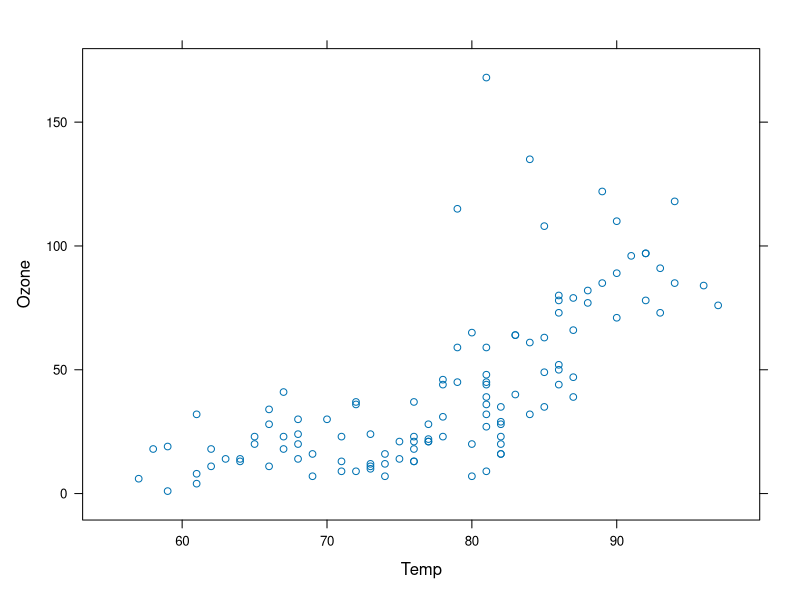
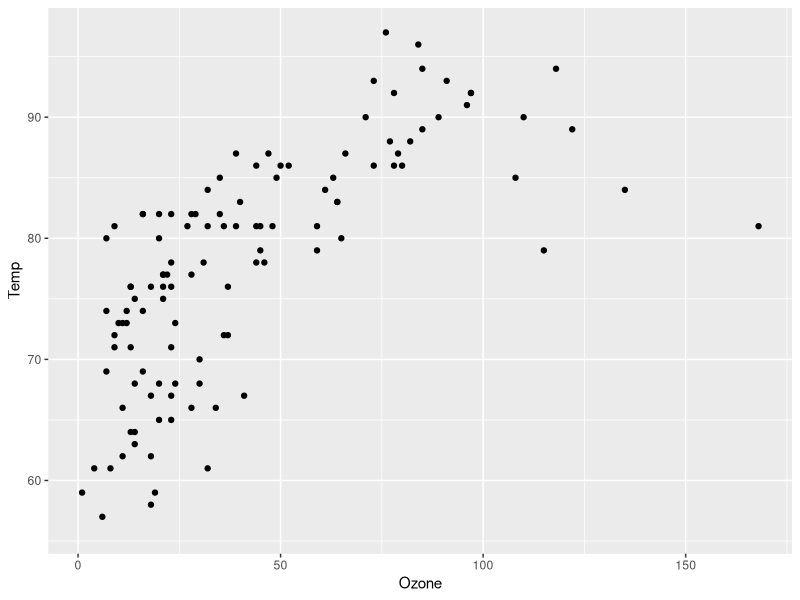
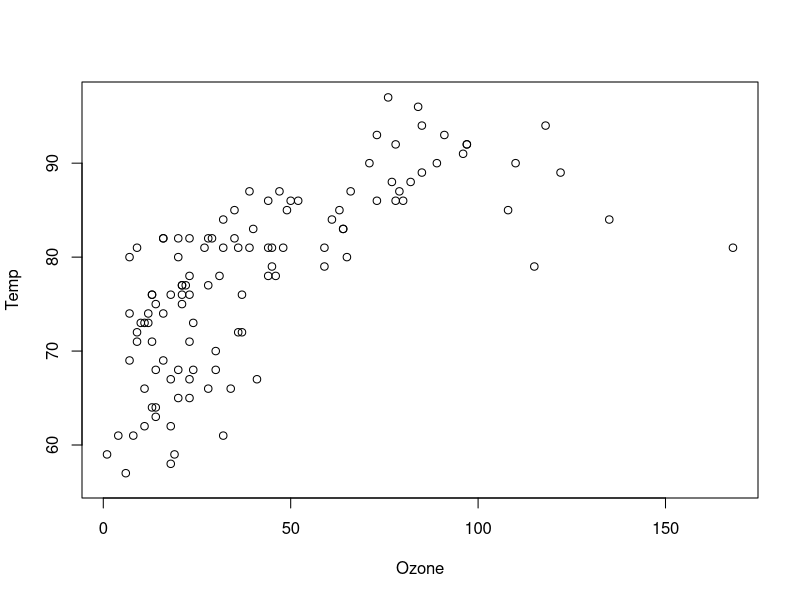
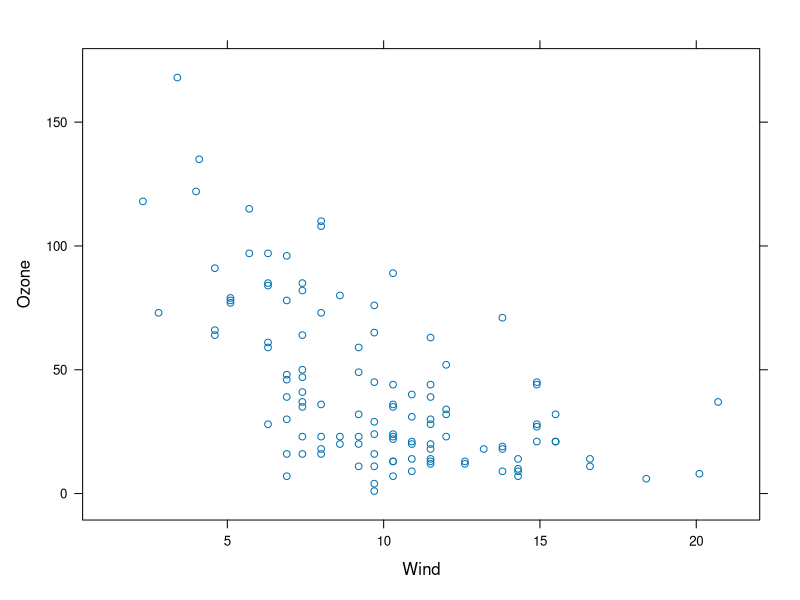
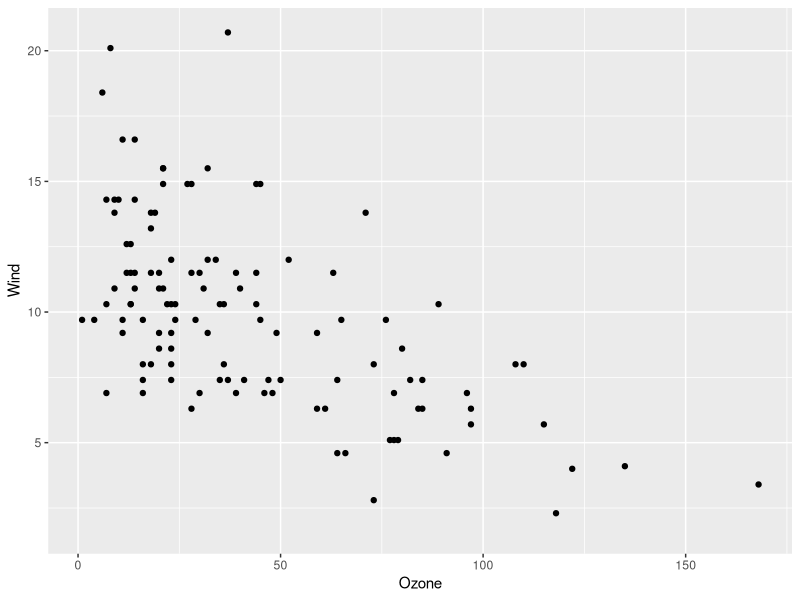
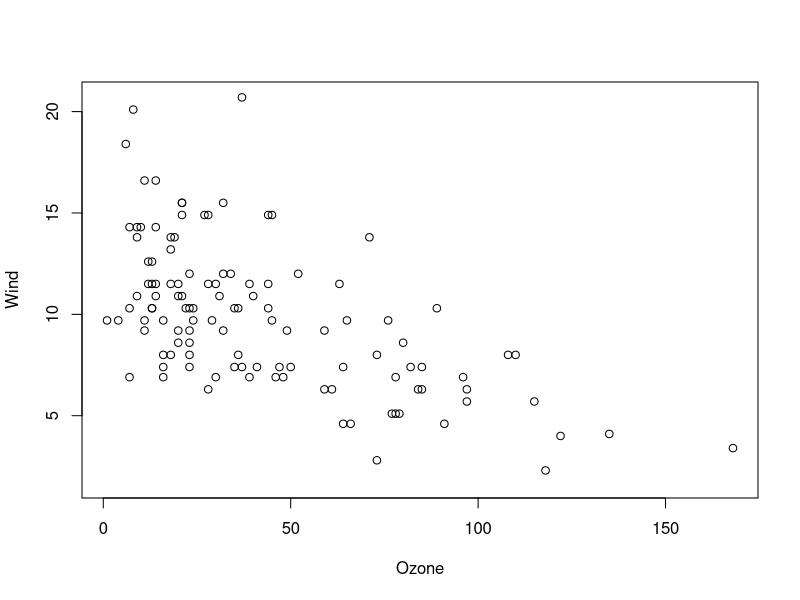
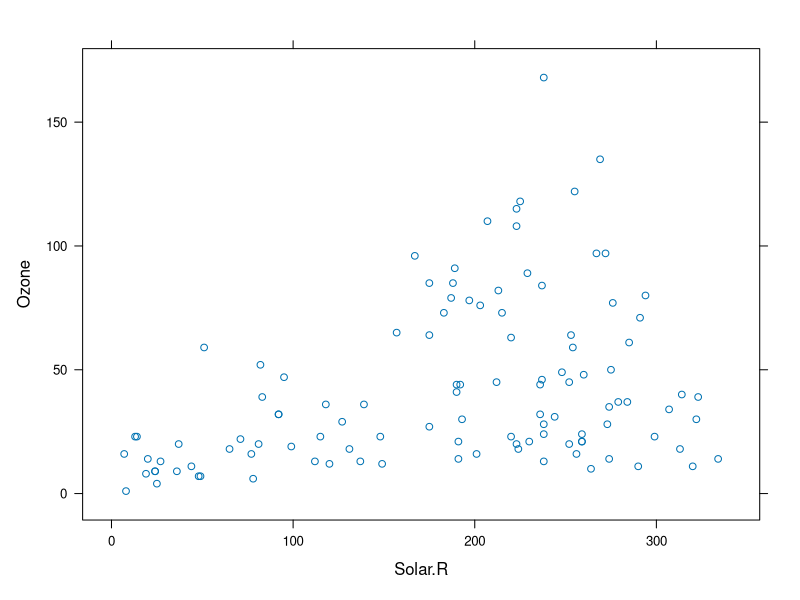
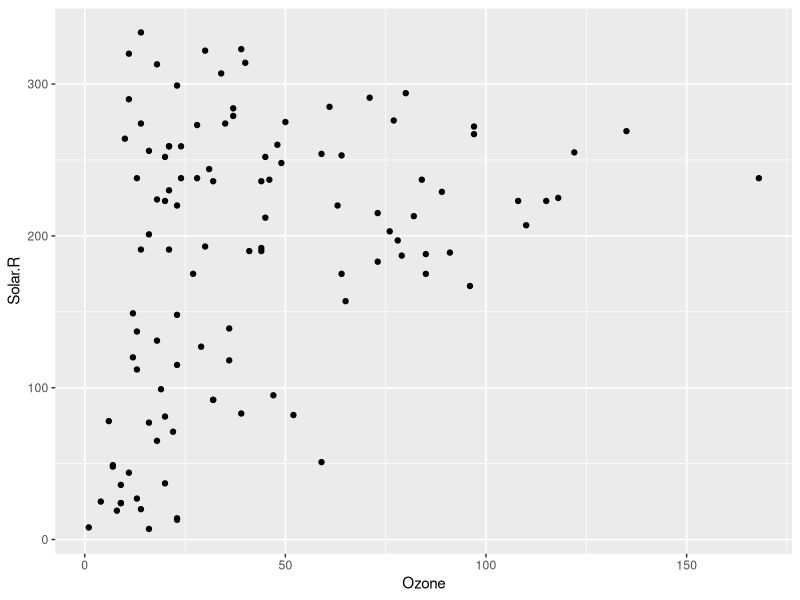

The R source for these figures, in order: (Note: this script raises an error after producing the figures.)
Data=airquality
library(lattice)
library(ggplot2)
attach(Data)
xyplot(Ozone~Temp)
ggplot(Data,aes(Ozone,Temp))+geom_point()
plot(Ozone,Temp)
xyplot(Ozone~Wind)
ggplot(Data,aes(Ozone,Wind))+geom_point()
plot(Ozone,Wind)
xyplot(Ozone~Solar.R)
ggplot(Data,aes(Ozone,Solar.R))+geom_point()
plot(Ozone,Solar.R)


A1=aggregate(Ozone~Day,Data,mean)
barchart(A1$Day~A1$Ozone, main = "Average Ozone density per day",panel = lattice.getOption("panel.barchart"),default.prepanel = lattice.getOption("prepanel.default.barchart"),box.ratio = 3,ylab = "Avg.Ozone", xlab = "Day",col =A1,horizontal=FALSE)
barplot(A1$Ozone,names.arg =A1$Day)
ggplot(A1,aes(x=Day,y=Ozone))+geom_bar(stat='identity')+ggtitle("Average Ozone density per day")+coord_flip()
A2=aggregate(Ozone~Month,Data,mean)
barchart(A1$Month~A1$Ozone, main = "Average Ozone density per month",ylab = "Month", xlab = "Ozone",box.ratio = 3)
barplot(A2$Ozone,names.arg =A2$Month)
ggplot(A2,aes(x=Month,y=Ozone))+geom_bar(stat='identity')+ggtitle("Average Ozone density per Month")+coord_flip()
A3=aggregate(Temp~Day,Data,mean)
barchart(A3, main = "Average Temp per day",box.ratio = 3)
barplot(A3$Temp,names.arg =A3$Day)
ggplot(A3,aes(x=Day,y=Temp))+geom_bar(stat='identity')+ggtitle("Average Temprature per day")+coord_flip()
A4=aggregate(Temp~Month,Data,mean)
barchart(A4, main = "Average Temp per month",box.ratio = 3)
barplot(A4$Temp,names.arg =A4$Month)
ggplot(A4,aes(x=Month,y=Temp))+geom_bar(stat='identity')+ggtitle("Average Temprature per Month")+coord_flip()


hist(Ozone)
ggplot(Data,aes(x=Ozone))+geom_histogram(color="black", fill="white")
histogram(Ozone,Data)
hist(Solar.R)
ggplot(Data,aes(x=Solar.R))+geom_histogram(color="black", fill="white")
histogram(Solar.R,Data)
hist(Wind)
ggplot(Data,aes(x=Wind))+geom_histogram(color="black", fill="white")
histogram(Wind,Data)
hist(Temp)
ggplot(Data,aes(x=Temp))+geom_histogram(color="black", fill="white")
histogram(Temp,Data)
